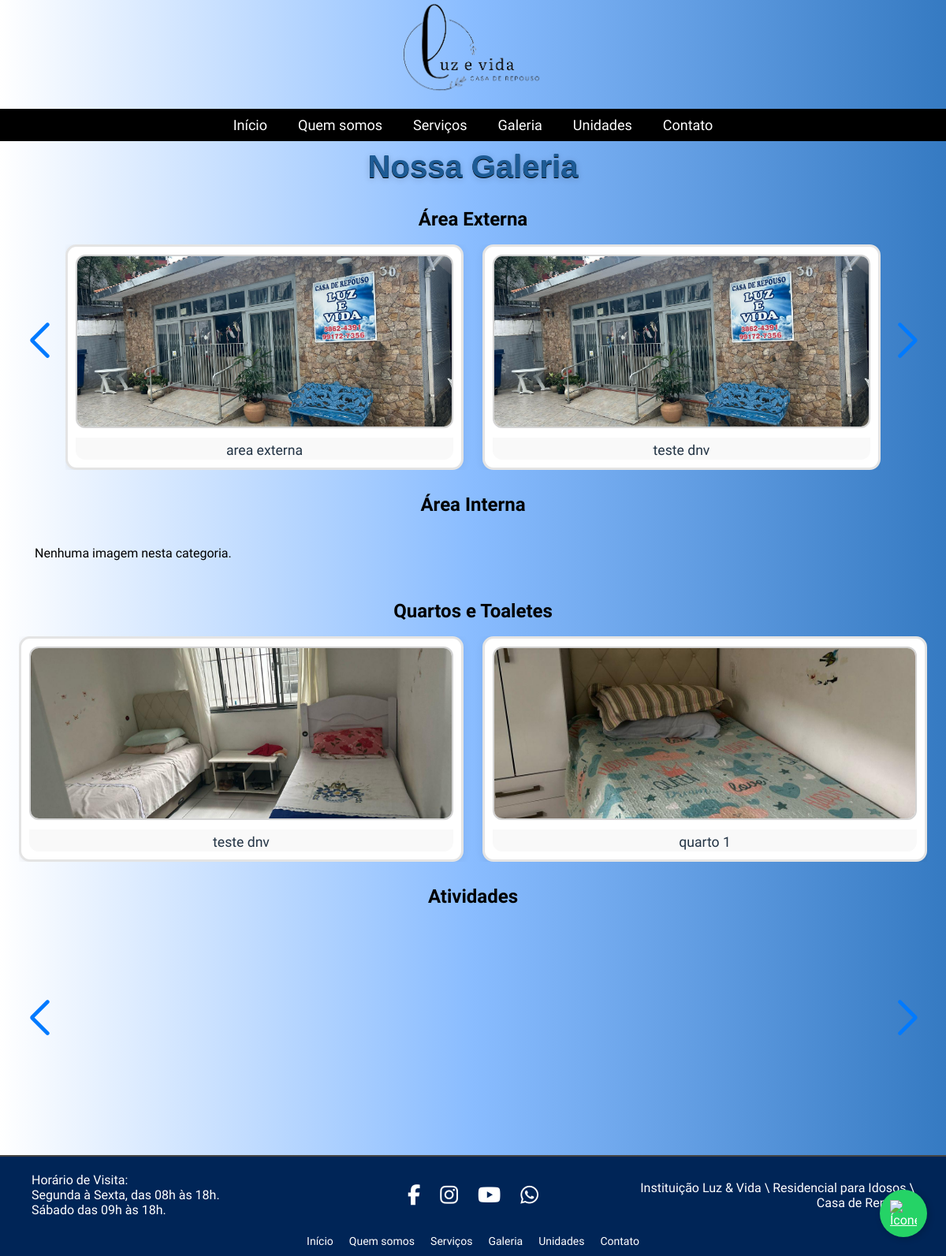
Screenshot of /galeria.php with the database file from the repository.
### tables this page shows
CREATE TABLE `galeria` (
  `id` int(11) NOT NULL,
  `titulo` varchar(255) NOT NULL,
  `caminho` varchar(255) NOT NULL,
  `legenda` varchar(255) DEFAULT NULL,
  `categoria_id` int(11) NOT NULL,
  `criado_em` timestamp NOT NULL DEFAULT current_timestamp()
);

### galeria.php (the view, shortened to what this page needs)
<?php
$servidor = "casaderepouso.vpscronos0691.mysql.dbaas.com.br";
$usuario  = "casaderepouso";
$senha    = "Casaderepouso2025@";
$banco    = "casaderepouso";
$conexao = new mysqli($servidor, $usuario, $senha, $banco);
function buscarImagens($conexao, $categoria_id, $limite = 8) {
    $stmt = $conexao->prepare("SELECT id, titulo, caminho FROM galeria WHERE categoria_id = ? ORDER BY id DESC LIMIT ?");
    $stmt->bind_param("ii", $categoria_id, $limite);
    $stmt->execute();
    $stmt->store_result();
    $stmt->bind_result($id, $titulo, $caminho);
    $imagens = [];
    while ($stmt->fetch()) {
        $imagens[] = [
            'id'     => $id,
            'titulo' => $titulo,
            'caminho' => $caminho
        ];
    }
    return $imagens;
}
$categorias = [
    1 => 'Área Externa',
    2 => 'Área Interna',
    3 => 'Quartos e Toaletes',
    4 => 'Atividades'
];
$diretorio = "painel_admin/galeria-upload/";
?>
<!DOCTYPE html>
<html lang="pt-BR">
<head>
    <link rel="stylesheet" href="css/galeria.css">
    <link rel="stylesheet" href="https://cdnjs.cloudflare.com/ajax/libs/font-awesome/6.5.0/css/all.min.css">
    <link rel="stylesheet" href="https://cdn.jsdelivr.net/npm/swiper@11/swiper-bundle.min.css"/>
    <link rel="stylesheet" href="https://cdnjs.cloudflare.com/ajax/libs/baguettebox.js/1.11.1/baguetteBox.min.css"/>
</head>
<body>
<?php include("partials/cabecalho.php"); ?>
<main>
    <section class="introducao-container">
        <h1 class="introducao-titulo">Nossa Galeria</h1>
    </section>
    <?php foreach ($categorias as $cat_key => $cat_nome): ?>
        <section class="secao-galeria mb-5">
            <h2 class="subtitulo-galeria mb-3"><?= htmlspecialchars($cat_nome) ?></h2>
            <div class="gallery">
                <div class="swiper-externo-nav">
                    <div class="swiper-button-prev swiper-btn-prev-<?= $cat_key ?>"></div>
                    <div class="swiper mySwiper-<?= $cat_key ?>">
                        <div class="swiper-wrapper">
                            <?php
                            $imagens = buscarImagens($conexao, $cat_key, 8);
                            if (!empty($imagens)):
                                foreach ($imagens as $img):
                                    $caminhoCompleto = $diretorio . $img['caminho'];
                            ?>
                            <div class="swiper-slide">
                                <a href="<?= htmlspecialchars($caminhoCompleto) ?>" data-caption="<?= htmlspecialchars($img['titulo']) ?>">
                                    <img
                                        src="<?= htmlspecialchars($caminhoCompleto) ?>"
                                        alt="<?= htmlspecialchars($img['titulo']) ?>"
                                        class="img-thumbnail galeria-thumb"
                                        style="cursor:pointer"
                                    >
                                </a>
                                <div class="galeria-legenda"><?= htmlspecialchars($img['titulo']) ?></div>
                            </div>
                            <?php endforeach; else: ?>
                                <div style='padding:20px;'>Nenhuma imagem nesta categoria.</div>
                            <?php endif; ?>
                        </div>
                    </div>
                    <div class="swiper-button-next swiper-btn-next-<?= $cat_key ?>"></div>
                </div>
            </div>
        </section>
    <?php endforeach; ?>
</main>
<?php include("partials/rodape.php"); ?>
</body>
</html>

### css/galeria.css (style rules this page uses)
* { margin: 0; padding: 0; box-sizing: border-box; }
body { background: linear-gradient(90deg, #ffffff, #89bcff, #357ac2); font-family: 'Simonetta', cursive; text-align: center; overflow-x: hidden; }
.introducao-container { width: 100%; text-align: center; }
.introducao-titulo { font-size: 40px; text-shadow: 0 2px 8px rgba(0,0,0,0.18), 0 1px 0 #000000, 2px 2px 0 rgba(63,133,198,0.10); font-family: 'Arial', sans-serif; color: #1d5b95; top: 80px; }
main { max-width: 1200px; margin: 10px auto 0 auto; padding: 0 2vw; }
.subtitulo-galeria { margin-top: 30px; }
.galeria-legenda { padding: 12px; font-size: 1.1rem; color: #234; font-family: 'Simonetta', cursive; background: #f6f8fa; width: 100%; box-sizing: border-box; text-align: center; }
.swiper { width: 100%; padding-bottom: 30px; margin-top: 18px; }
.swiper-externo-nav { display: flex; align-items: center; justify-content: center; gap: 8px; position: relative; margin-bottom: 10px; }
.swiper-externo-nav .swiper { flex: 1 1 0%; min-width: 0; }
.swiper-slide { display: flex; flex-direction: column; align-items: center; background: #fff; border-radius: 14px; border: 3px solid #e4e4e4; box-shadow: 0 2px 12px #0001; overflow: hidden; padding: 10px; transition: box-shadow .15s, transform .12s; }
.swiper-slide img { width: 100%; max-height: 220px; object-fit: cover; border-radius: 12px; border: 2px solid #d3d3d3; margin-bottom: 8px; background: #fff; cursor: pointer; transition: box-shadow .14s; }
.galeria-legenda { font-size: 1.1rem; color: #234; text-align: center; background: #f9f9f9; width: 100%; padding: 6px 0 2px 0; border-radius: 0 0 12px 12px; font-weight: 500; }
.swiper-button-prev, .swiper-button-next { position: static !important; width: 44px; height: 44px; border-radius: 50%; background: transparent; box-shadow: none; border: none; color: #222; font-size: 2rem; display: flex; align-items: center; justify-content: center; opacity: 1; transition: color 0.2s, transform 0.17s; cursor: pointer; outline: none; margin: 0 12px; }
.swiper-button-prev:after, .swiper-button-next:after { font-size: 2rem; font-weight: bold; color: inherit; text-shadow: none; }

### rows the page displays
galeria: caminho (picture), titulo "area externa"
galeria: caminho (picture), titulo "teste dnv"
galeria: caminho (picture), titulo "teste dnv"
galeria: caminho (picture), titulo "quarto 1"
galeria: caminho (picture)
galeria: caminho+titulo (picture)

### other values shown
$cat_nome "Área Externa"
$cat_nome "Área Interna"
$cat_nome "Quartos e Toaletes"
$cat_nome "Atividades"
